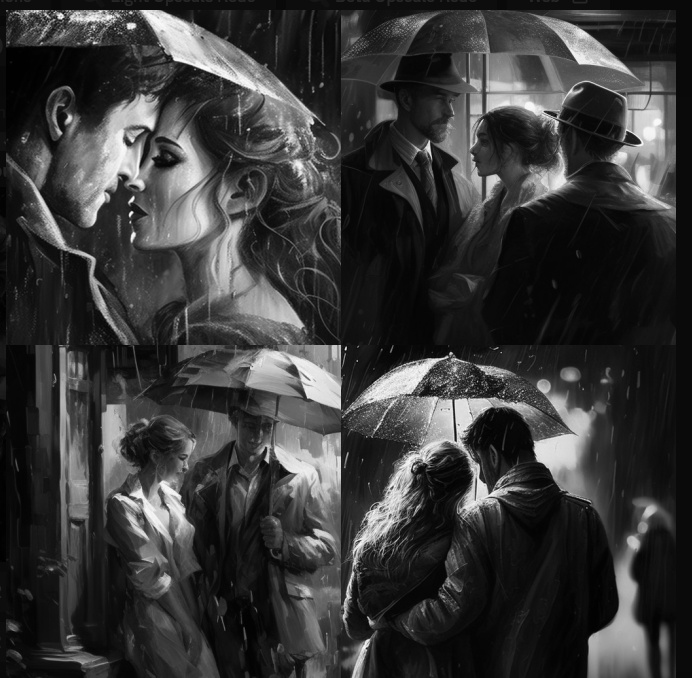
#> input picture rawan_grey.jpg, 692 x 678 px
$ python Untitled-1.py
#> lines starting #> are read from the running program, lines starting #| are printed output that depends on the picture; after the words box and inside, x2 and y2 are one past the last pixel; in counts of white or black regions, pixels touching at a corner belong together
import cv2
import numpy as np
import matplotlib.pyplot as plt
img = cv2.imread("rawan_grey.jpg")
#> img is the input picture: shape (678, 692, 3); min 0, max 254, mean 56.7
gray=  cv2.cvtColor(img, cv2.COLOR_BGR2GRAY)
gray = np.float32(gray)
des = cv2.cornerHarris(gray,2, 5, 0.07)
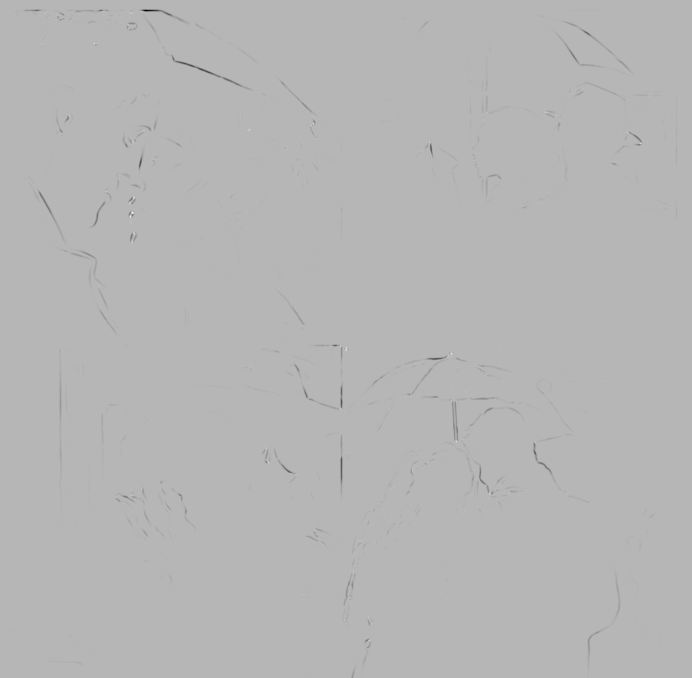
#> des: shape (678, 692) float32; min -1.3e+10, max 5.13e+09, mean -26979240; drawn with min black and max white
des = cv2.dilate(des,None)
img[des > 0.01 * des.max()]=[255, 0, 0]
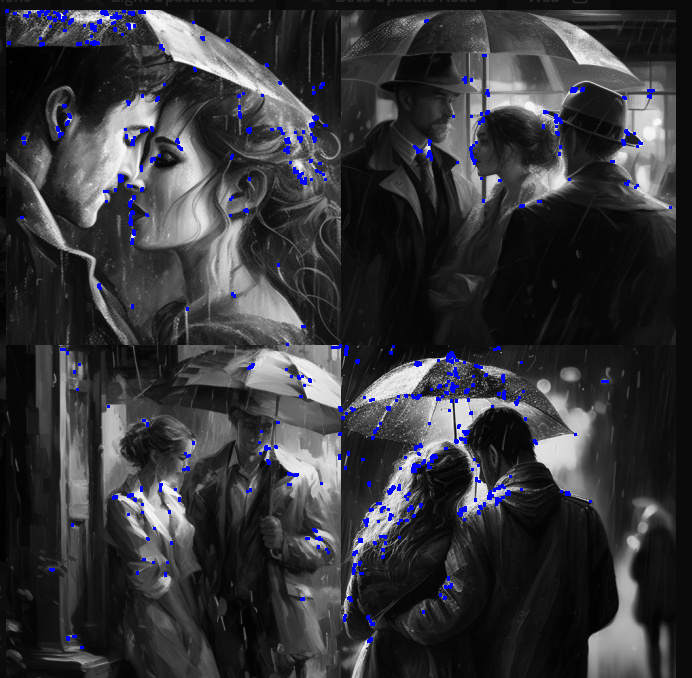
#> img: shape (678, 692, 3); 1.54% of pixels changed, all inside (x1, y1, x2, y2) = (5, 9, 672, 649)
plt.imshow(img)
plt.waitforbuttonpress()
